Frame 1 (no input): blank canvas, image omitted
Frame 60 (no input): blank canvas, image omitted
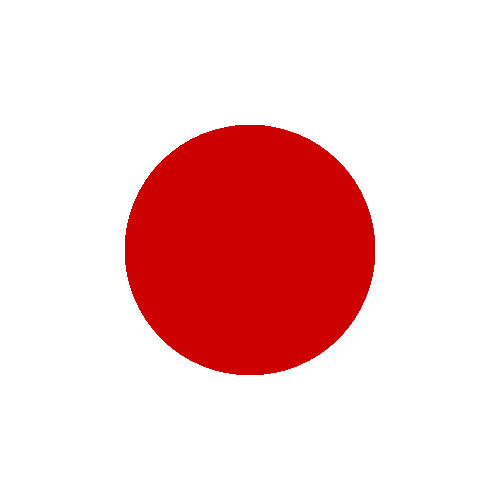
Frame 120 (the mouse pressed at the canvas centre since frame 60)

The p5.js sketch whose frames 1 and 60 were blank and that drew this single picture after the mouse press (run headless with seeded random() and noise() and a simulated clock; from frame 60 on, the mouse is pressed at the canvas centre):

// p5.js sketch
// ── sketch.js
function setup() {
  background (200);
  createCanvas(500,500) ;


}


function draw() {
noStroke();
fill(mouseX * 0.5);
fill(205,0,0)
  ellipse(250, 250, mouseX, mouseY);


}
